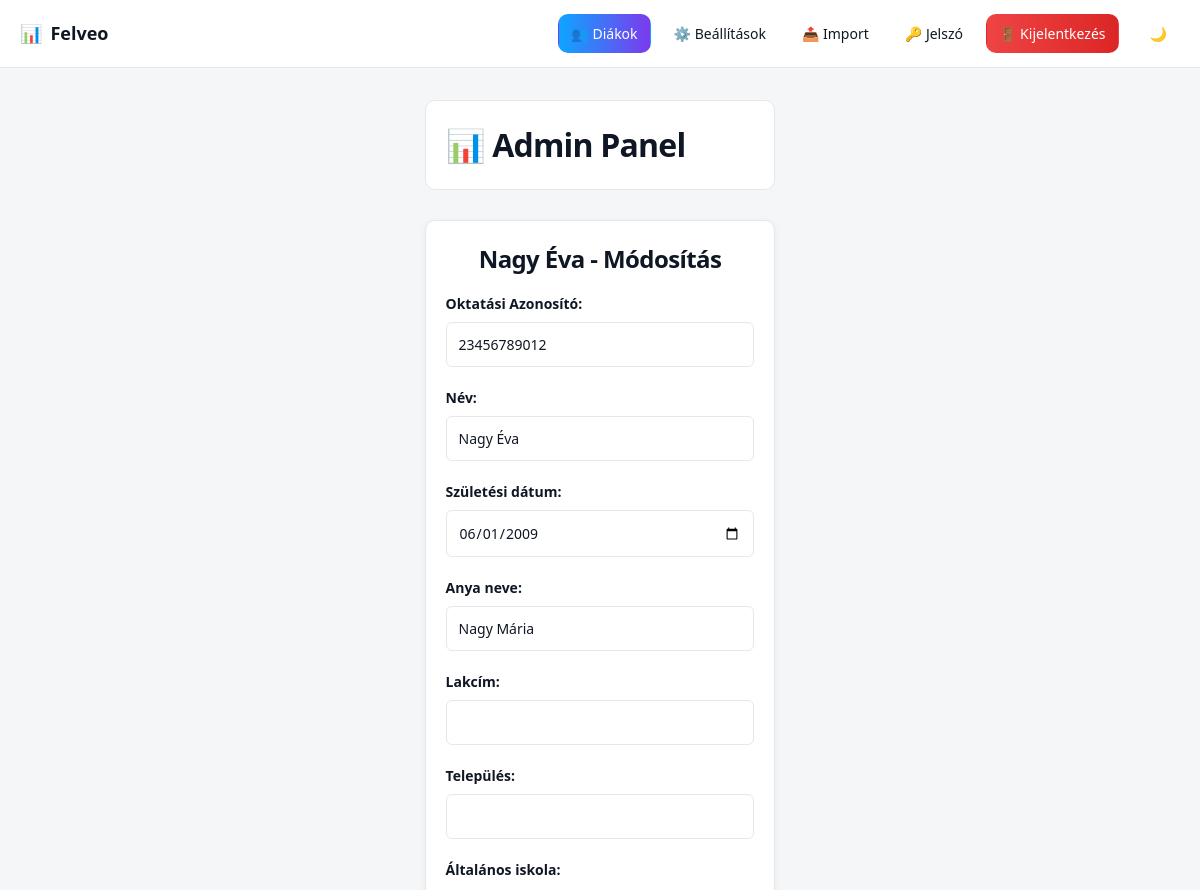
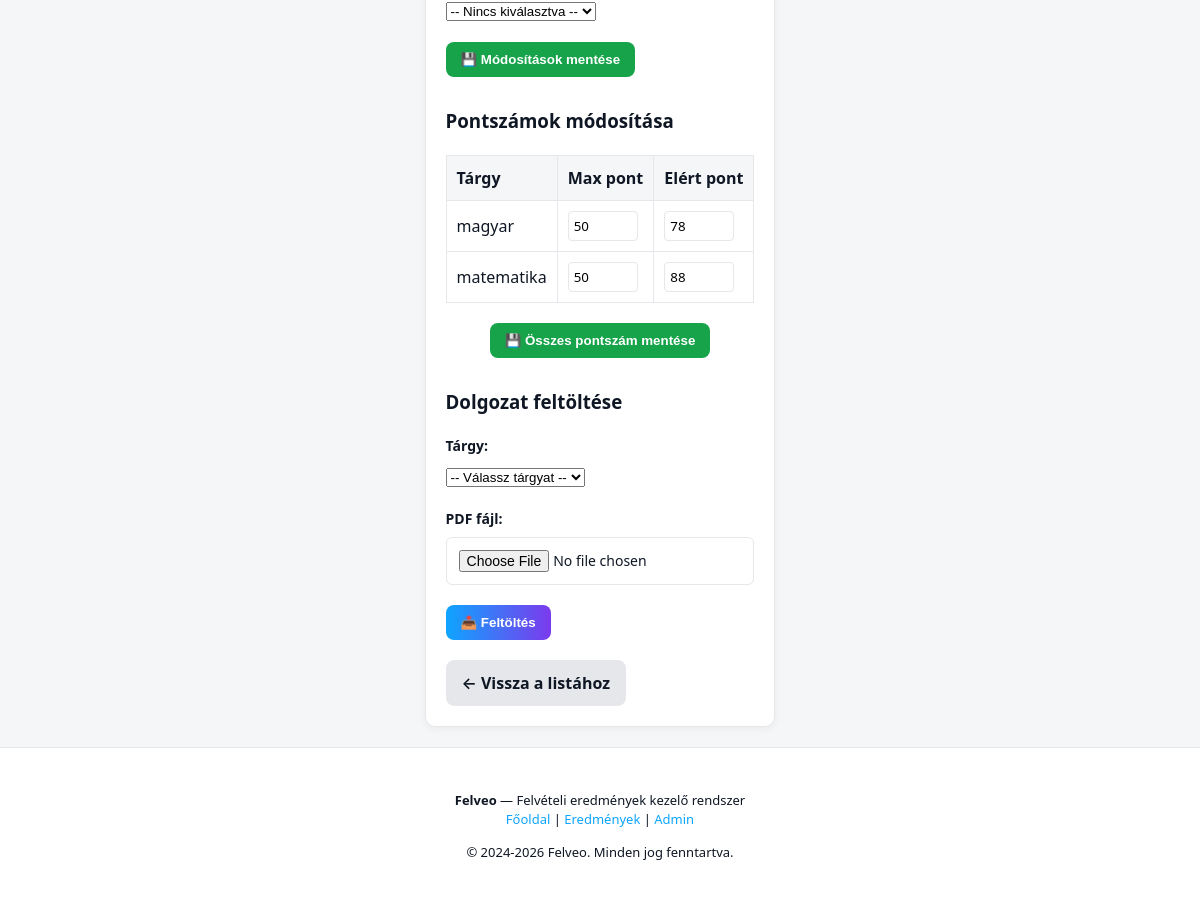
Page /admin_dashboard.php?action=edit&okt=23456789012 (signed in) on the committed database (2 pictures, top to bottom).
### tables this page shows
CREATE TABLE `szemelyek` (
  `oktatasi_azonosito` char(11) NOT NULL,
  `nev` varchar(100) NOT NULL,
  `szuletesi_ido` date NOT NULL,
  `alt_iskola_om` char(6) DEFAULT NULL,
  `lakcim` varchar(200) NOT NULL,
  `anyja_neve` varchar(100) NOT NULL,
  `email` varchar(150) NOT NULL,
  `jelszo_hash` varchar(255) NOT NULL,
  `is_placeholder` tinyint(1) NOT NULL DEFAULT 0,
  `telepules` varchar(100) DEFAULT NULL
);

CREATE TABLE `eredmenyek` (
  `id` int(11) NOT NULL,
  `oktatasi_azonosito` char(11) NOT NULL,
  `targy_id` int(11) DEFAULT NULL,
  `max_pont_magyar` int(11) DEFAULT 50,
  `max_pont_matematika` int(11) DEFAULT 50
);

CREATE TABLE `targyak` (
  `id` int(11) NOT NULL,
  `nev` varchar(50) NOT NULL
);

CREATE TABLE `pontok` (
  `eredmeny_id` int(11) NOT NULL,
  `ponttipus_id` int(11) NOT NULL,
  `ertek` int(11) NOT NULL
);

### admin_dashboard.php (the view, shortened to what this page needs)
<?php
require 'config.php';
$action = $_GET['action'] ?? '';
if ($action === 'edit' && isset($_GET['okt'])) {
    $okt = $_GET['okt'];
    $student_stmt = $pdo->prepare("SELECT * FROM szemelyek WHERE oktatasi_azonosito = ?");
    $student_stmt->execute([$okt]);
    $student = $student_stmt->fetch(PDO::FETCH_ASSOC);
    $results_stmt = $pdo->prepare("
        SELECT
            e.id,
            e.oktatasi_azonosito,
            e.targy_id,
            t.nev as targy_nev,
            e.max_pont_magyar,
            e.max_pont_matematika,
            p.ertek
        FROM eredmenyek e
        JOIN targyak t ON e.targy_id = t.id
        LEFT JOIN pontok p ON e.id = p.eredmeny_id
            AND p.ponttipus_id = (SELECT id FROM ponttipusok WHERE nev = 'elert_pont')
        WHERE e.oktatasi_azonosito = ?
    ");
    $results_stmt->execute([$okt]);
    $results = $results_stmt->fetchAll(PDO::FETCH_ASSOC);
}
?>
<!DOCTYPE html>
<html lang="hu">
<head>
    <link rel="stylesheet" href="style.css">
</head>
<body>
    <?php require 'navbar.php'; ?>
    <div class="admin-container">
        <div class="header">
            <h1>📊 Admin Panel</h1>
        </div>
        <?php if ($action === 'edit' && isset($student)): ?>
            <div class="edit-form-wrapper">
                <h2><?php echo htmlspecialchars($student['nev']); ?> - Módosítás</h2>
                <form method="POST" class="form-section">
                    <div class="form-group">
                        <label>Oktatási Azonosító:</label>
                        <input type="text" value="<?php echo $student['oktatasi_azonosito']; ?>" disabled>
                    </div>
                    <div class="form-group">
                        <label>Név:</label>
                        <input type="text" name="nev" value="<?php echo htmlspecialchars($student['nev']); ?>" required>
                    </div>
                    <div class="form-group">
                        <label>Születési dátum:</label>
                        <input type="date" name="szuletesi_ido" value="<?php echo $student['szuletesi_ido']; ?>">
                    </div>
                    <div class="form-group">
                        <label>Anya neve:</label>
                        <input type="text" name="anyja_neve" value="<?php echo htmlspecialchars($student['anyja_neve']); ?>">
                    </div>
                    <div class="form-group">
                        <label>Lakcím:</label>
                        <input type="text" name="lakcim" value="<?php echo htmlspecialchars($student['lakcim'] ?? ''); ?>">
                    </div>
                    <div class="form-group">
                        <label>Település:</label>
                        <input type="text" name="telepules" value="<?php echo htmlspecialchars($student['telepules'] ?? ''); ?>">
                    </div>
                    <div class="form-group">
                        <label>Általános iskola:</label>
                        <select name="alt_iskola_om">
                            <option value="">-- Nincs kiválasztva --</option>
                        </select>
                    </div>
                    <button type="submit" class="btn-success">💾 Módosítások mentése</button>
                </form>
                <?php if (!empty($results)): ?>
                    <h3>Pontszámok módosítása</h3>
                    <form method="POST">
                        <table class="points-table">
                            <thead>
                                <tr>
                                    <th>Tárgy</th>
                                    <th>Max pont</th>
                                    <th>Elért pont</th>
                                </tr>
                            </thead>
                            <tbody>
                                <?php
                                    foreach ($results as $result):
                                ?>
                                            <tr>
                                                <td><?php echo htmlspecialchars($result['targy_nev']); ?></td>
                                                <td>
                                                    <?php if ($result['targy_id'] == 1): ?>
                                                        <input type="number" name="max_magyar[<?php echo $result['id']; ?>]" value="<?php echo $result['max_pont_magyar']; ?>" placeholder="Max magyar">
                                                    <?php elseif ($result['targy_id'] == 2): ?>
                                                        <input type="number" name="max_mate[<?php echo $result['id']; ?>]" value="<?php echo $result['max_pont_matematika']; ?>" placeholder="Max matek">
                                                    <?php else: ?>
                                                        -
                                                    <?php endif; ?>
                                                </td>
                                                <td>
                                                    <input type="number" name="pont[<?php echo $result['id']; ?>]" value="<?php echo $result['ertek'] ?? ''; ?>" placeholder="Elért pont">
                                                </td>
                                            </tr>
                                        <?php endforeach; ?>
                            </tbody>
                        </table>
                        <div class="button-group-center" style="margin-top: 20px;">
                            <button type="submit" class="btn-success">💾 Összes pontszám mentése</button>
                        </div>
                    </form>
                <?php endif; ?>
                <h3 class="section-title">Dolgozat feltöltése</h3>
                <form method="POST" enctype="multipart/form-data">
                    <div class="form-group">
                        <label>Tárgy:</label>
                        <select name="targy_id" required>
                            <option value="">-- Válassz tárgyat --</option>
                        </select>
                    </div>
                    <div class="form-group">
                        <label>PDF fájl:</label>
                        <input type="file" name="dokumentum" accept=".pdf" required>
                    </div>
                    <button type="submit" class="btn-info">📤 Feltöltés</button>
                </form>
                <div class="back-button-wrapper">
                    <a href="admin_dashboard.php" class="btn-secondary">← Vissza a listához</a>
                </div>
            </div>
        <?php endif; ?>
    </div>
    <?php require 'footer.php'; ?>
</body>
</html>

### style.css (style rules this page uses)
:root { --bg: #f4f6f8; --card-bg: #ffffff; --text: #0f1724; --primary: #0ea5ff; --logo-filter: none; --logo-filter-dark: invert(1) brightness(1.15) saturate(1.1); --primary-2: #7c3aed; --primary-hover: #0284c7; --border: #e5e7eb; --success: #16a34a; --error: #dc2626; --transition: all 0.3s ease; }
*, *::before, *::after { box-sizing: border-box; -webkit-tap-highlight-color: transparent; }
body { margin: 0; padding: 80px 0 0 0; font-family: "Segoe UI", system-ui, -apple-system, sans-serif; background: var(--bg); color: var(--text); min-height: 100vh; display: flex; flex-direction: column; line-height: 1.5; }
h1, h2 { margin: 0 0 16px 0; font-weight: 700; letter-spacing: -0.025em; text-align: center; }
.form-group { margin-bottom: 20px; }
.form-group label { display: block; font-weight: 600; margin-bottom: 8px; font-size: 14px; }
.form-group input { width: 100%; padding: 12px; border: 1px solid var(--border); border-radius: 6px; font-size: 14px; font-family: inherit; background: var(--card-bg); color: var(--text); }
.admin-container { max-width: 1400px; margin: 0 auto; padding: 20px; }
.header { display: flex; justify-content: space-between; align-items: center; margin-bottom: 30px; background: var(--card-bg); padding: 20px; border-radius: 10px; border: 1px solid var(--border); }
.header h1 { margin: 0; }
.form-section { margin-bottom: 30px; }
.section-title { margin-top: 30px; }
.edit-form-wrapper { background: var(--card-bg); padding: 20px; border-radius: 10px; border: 1px solid var(--border); box-shadow: 0 2px 8px rgba(0,0,0,0.05); }
.edit-form-wrapper h2 { margin-top: 0; }
.points-table { width: 100%; border-collapse: collapse; margin-top: 20px; }
.points-table thead { background: var(--bg); }
.points-table th, .points-table td { padding: 10px; border: 1px solid var(--border); }
.points-table th { font-weight: 600; text-align: left; color: var(--text); }
.points-table input { width: 70px; padding: 5px; border: 1px solid var(--border); border-radius: 4px; font-family: inherit; }
.btn-success { background: var(--success); color: white; padding: 10px 15px; border: none; border-radius: 8px; cursor: pointer; font-weight: 600; transition: all 0.3s ease; }
.btn-info { background: linear-gradient(90deg, var(--primary), var(--primary-2)); color: white; padding: 10px 15px; border: none; border-radius: 8px; cursor: pointer; font-weight: 600; transition: all 0.3s ease; }
.btn-secondary { background: var(--card-bg); color: var(--text); border: 1px solid var(--border); padding: 10px 15px; border-radius: 8px; cursor: pointer; text-decoration: none; display: inline-block; font-weight: 600; transition: all 0.3s ease; }
.back-button-wrapper { margin-top: 20px; }
.btn-secondary { background: var(--border); color: var(--text); }
.button-group-center { display: flex; gap: 12px; justify-content: center; flex-wrap: wrap; }

### rows in the picture
szemelyek: nev "Nagy Éva", oktatasi_azonosito "23456789012", szuletesi_ido "06/01/2009", anyja_neve "Nagy Mária"
eredmenyek: targy.nev "magyar", max_pont_magyar "50", ertek "78"
eredmenyek: targy.nev "matematika", max_pont_matematika "50", ertek "88"
